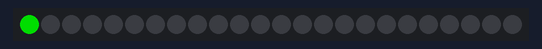
This sketch was run on a simulated Arduino Uno, built with avr-gcc and run on an emulated ATmega328P. On the bench: 24 RGB LEDs in strip order, left to right. Dim RGB values are drawn brighter than linear.

Above: at 0.1 s.
At 1.1 s:
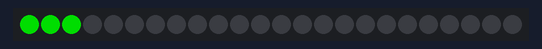
At 2.6 s:
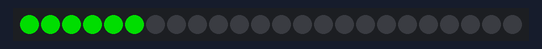
At 5.6 s:
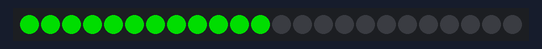
At 8.6 s:
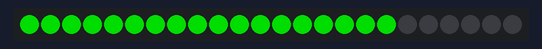
At 11.6 s:
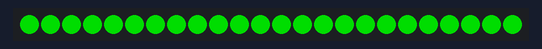

The sketch:

test_neopixels.ino
```cpp
#include <Adafruit_NeoPixel.h>

#define PIN        2 // GPIO 2 is D4

#define NUMPIXELS 24 // Popular NeoPixel ring size
Adafruit_NeoPixel pixels(NUMPIXELS, PIN, NEO_GRB + NEO_KHZ800);

#define DELAYVAL 500 // Time (in milliseconds) to pause between pixels

void setup() {
  pixels.begin(); // INITIALIZE NeoPixel strip object (REQUIRED)
}

void loop() {
  pixels.clear(); // Set all pixel colors to 'off'

  // The first NeoPixel in a strand is #0, second is 1, all the way up
  // to the count of pixels minus one.
  for(int i=0; i<NUMPIXELS; i++) { // For each pixel...

    // pixels.Color() takes RGB values, from 0,0,0 up to 255,255,255
    // Here we're using a moderately bright green color:
    pixels.setPixelColor(i, pixels.Color(0, 150, 0));

    pixels.show();   // Send the updated pixel colors to the hardware.

    delay(DELAYVAL); // Pause before next pass through loop
  }
}
```

Measured:
- by itself, everything shown: repeats every 12.0 s, in 24 steps
- what the display in image 5 shows lasts 0.5 s, from 11.5 s to 12.0 s
